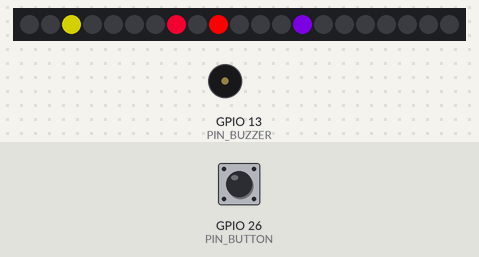
Simulated run of this sketch. Board: ESP32. Parts: 21 RGB LEDs in strip order, left to right, buzzer (waves = sounding, pin HIGH). Inputs (shaded band) come from the test bench; at power-on: GPIO 26 (PIN_BUTTON) HIGH. Dim RGB values are drawn brighter than linear; random numbers use the default seed unless the sketch sets one.

Above: at 1.2 s.
1.3 s: GPIO 26 (PIN_BUTTON) pulled LOW for 3.2 s
At 2.42 s:
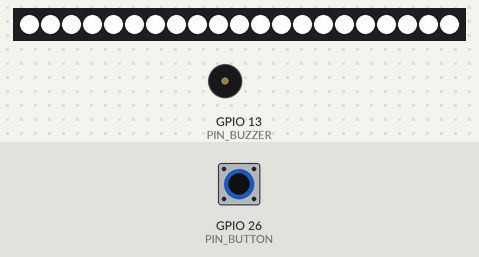
5.1 s: GPIO 26 (PIN_BUTTON) pulled LOW for 3.2 s
At 6.47 s:
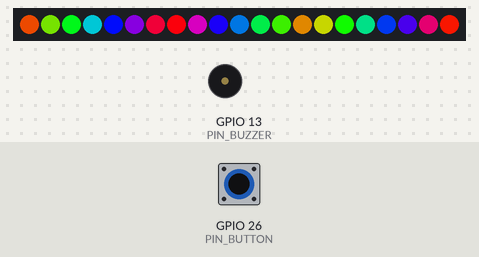
8.9 s: GPIO 26 (PIN_BUTTON) pulled LOW for 3.2 s
At 10.27 s:
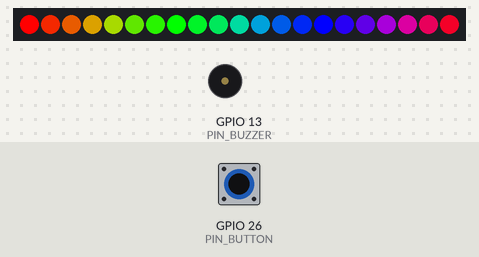
12.7 s: GPIO 26 (PIN_BUTTON) pulled LOW for 3.2 s
At 14.07 s:
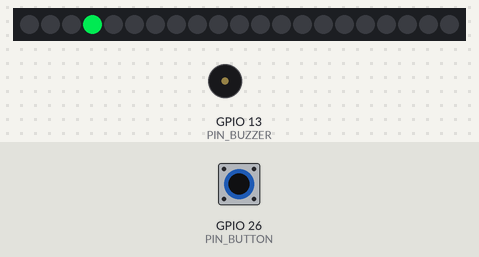
16.5 s: GPIO 26 (PIN_BUTTON) pulled LOW for 3.2 s
At 18.12 s:
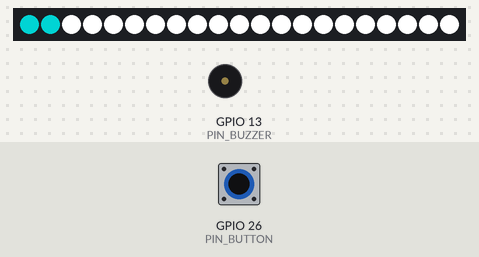

The sketch:

JUNTO_led2.ino
```cpp
#include <Adafruit_NeoPixel.h>

// Definir pines y otros parámetros
#define PIN_NEO_PIXEL 19
#define NUM_PIXELS 21
#define PIN_BUTTON 26
#define PIN_BUZZER 13
// PIN SDA 21
// PIN SCL 22

Adafruit_NeoPixel strip = Adafruit_NeoPixel(NUM_PIXELS, PIN_NEO_PIXEL, NEO_GRB + NEO_KHZ800);

// Modos
#define MODE_RANDOM_RAINBOW 1
#define MODE_ALL_PURPLE 2
#define MODE_RAINBOW_BLINK 3
#define MODE_ALL_CIAN 4
#define MODE_RAINBOW_GRADIENT 5

bool running = true;
unsigned long previousMillis = 0;
unsigned long buttonPressedMillis = 0;
unsigned long ledChangeMillis = 0;
const long interval = 250; // intervalo de 250 ms (0.25 segundos)
const long longPressDuration = 1000; // duración de pulsación larga en ms (3 segundos)
int gradientSpeed = 20; // Velocidad de desplazamiento del gradiente
int gradientPosition = 0; // Posición inicial del gradiente

int currentMode = MODE_RANDOM_RAINBOW;
int currentLED = 0;

// Orden de LEDs
int ordenLED[21] = {0, 13, 14, 1, 12, 15, 2, 11, 16, 3, 10, 17, 4, 9, 18, 5, 8, 19, 6, 7, 20};

// Para rastrear LEDs encendidos en randomRainbow()
bool ledState[NUM_PIXELS] = {false};
int ledsOnCount = 0;

int offset = 0; // Desplazamiento inicial del gradiente

void setup() {
  strip.begin();
  strip.show(); // Inicializar todos los pixels a 'off'

  pinMode(PIN_BUTTON, INPUT_PULLUP);
  pinMode(PIN_BUZZER, OUTPUT);

  Serial.begin(9600);
}

void loop() {
  unsigned long currentMillis = millis();

  // Verificar si el botón está presionado y si es una pulsación larga
  if (digitalRead(PIN_BUTTON) == LOW) {
    if (buttonPressedMillis == 0) {
      buttonPressedMillis = currentMillis;
    }
    if ((currentMillis - buttonPressedMillis >= longPressDuration)) {
      changeMode(); // Cambiar al siguiente modo
      buttonPressedMillis = 0; // Reiniciar el temporizador de pulsación
    }
  } else {
    buttonPressedMillis = 0; // Reiniciar el temporizador de pulsación si el botón no está presionado
  }

  // Ejecutar la función correspondiente al modo actual
  if (running) {
    switch (currentMode) {

      case MODE_RANDOM_RAINBOW:
        randomRainbow();
        break;
      case MODE_ALL_PURPLE:
        allPurple(currentMillis);
        break;
      case MODE_RAINBOW_BLINK:
        rainbowBlink(currentMillis);
        break;
      case MODE_ALL_CIAN:
        allCian(currentMillis);
        break;
      case MODE_RAINBOW_GRADIENT:
        rainbowGradient();
        break;

    }
  }
}

void changeMode() {
  // Cambiar al siguiente modo
  currentMode++;
  if (currentMode > MODE_RAINBOW_GRADIENT) {
    currentMode = MODE_RANDOM_RAINBOW;
  }

  // Reiniciar variables según el nuevo modo
  previousMillis = millis();
  ledChangeMillis = millis();
  ledsOnCount = 0;
  currentLED = 0;
  for (int i = 0; i < NUM_PIXELS; i++) {
    ledState[i] = false;
  }
  strip.clear();
  strip.show();
}

void randomRainbow() {
  if (millis() - previousMillis >= interval) {
    if (ledsOnCount < NUM_PIXELS) {
      int randomPixel;
      do {
        randomPixel = random(NUM_PIXELS);
      } while (ledState[randomPixel]);

      uint32_t color = Wheel(random(256)); // Obtener un color aleatorio del arcoíris
      strip.setPixelColor(randomPixel, color);
      strip.show();

      ledState[randomPixel] = true;
      ledsOnCount++;
    }
    else {
      // Reiniciar todos los LEDs y comenzar de nuevo
      for (int i = 0; i < NUM_PIXELS; i++) {
        ledState[i] = false;
      }
      ledsOnCount = 0;
      strip.clear();
      strip.show();
    }

    previousMillis = millis();
  }
}

void allPurple(unsigned long currentMillis) {
  // Inicializar todos los píxeles a blanco al inicio
  if (currentLED == 0) {
    strip.fill(strip.Color(255, 255, 255));
    strip.show();
  }

  // Encender los LEDs en el orden especificado con un intervalo de 250 ms
  if (currentMillis - ledChangeMillis >= interval) {
    if (currentLED < NUM_PIXELS) {
      strip.setPixelColor(ordenLED[currentLED], strip.Color(128, 0, 128)); // Púrpura
      strip.show();
      currentLED++;
    } else {
      // Reiniciar para empezar de nuevo
      currentLED = 0;
    }
    ledChangeMillis = currentMillis;
  }
}

void rainbowBlink(unsigned long currentMillis) {
  static bool ledsOn = false;

  if (currentMillis - ledChangeMillis >= interval) {
    if (ledsOn) {
      strip.clear(); // Apagar todos los LEDs
    } else {
      for (int i = 0; i < NUM_PIXELS; i++) {
        strip.setPixelColor(i, Wheel((i * 256 / NUM_PIXELS) & 255)); // Rueda de colores del arcoíris
      }
    }
    strip.show();
    ledsOn = !ledsOn;
    ledChangeMillis = currentMillis;
  }
}

void allCian(unsigned long currentMillis) {
  // Inicializar todos los píxeles a blanco al inicio
  if (currentLED == 0) {
    strip.fill(strip.Color(255, 255, 255));
    strip.show();
  }

  // Encender los LEDs con un intervalo de 250 ms
  if (currentMillis - ledChangeMillis >= interval) {
    if (currentLED < NUM_PIXELS) {
      strip.setPixelColor(currentLED, strip.Color(0, 128, 128)); // Cian
      strip.show();
      currentLED++;
    } else {
      // Reiniciar para empezar de nuevo
      currentLED = 0;
    }
    ledChangeMillis = currentMillis;
  }
}

void rainbowGradient() {
  unsigned long currentMillis = millis();

  if (currentMillis - previousMillis >= interval) {
    previousMillis = currentMillis;

    // Desplazar el gradiente
    gradientPosition += gradientSpeed;
    if (gradientPosition >= 256) {
      gradientPosition = 0;
    }

    // Aplicar el gradiente de arcoíris a los LEDs
    for (int i = 0; i < NUM_PIXELS; i++) {
      int colorIndex = (i * 256 / NUM_PIXELS + gradientPosition) & 255;
      strip.setPixelColor(ordenLED[i], Wheel(colorIndex));
    }

    strip.show(); // Mostrar los cambios en los LEDs
  }
}


// Función para generar colores del arcoíris
uint32_t Wheel(byte WheelPos) {
  WheelPos = 255 - WheelPos;
  if (WheelPos < 85) {
    return strip.Color(255 - WheelPos * 3, 0, WheelPos * 3);
  } else if (WheelPos < 170) {
    WheelPos -= 85;
    return strip.Color(0, WheelPos * 3, 255 - WheelPos * 3);
  } else {
    WheelPos -= 170;
    return strip.Color(WheelPos * 3, 255 - WheelPos * 3, 0);
  }
}
```
